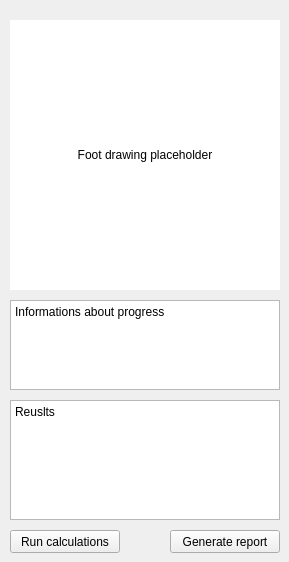
      <widget class="QWidget" name="foot_page">
       <widget class="QPushButton" name="f_run_btn">
        <property name="geometry">
         <rect>
          <x>10</x>
          <y>530</y>
          <width>110</width>
          <height>23</height>
         </rect>
        </property>
        <property name="text">
         <string>Run calculations</string>
        </property>
       </widget>
       <widget class="QLabel" name="f_elementDraw">
        <property name="geometry">
         <rect>
          <x>10</x>
          <y>20</y>
          <width>270</width>
          <height>270</height>
         </rect>
        </property>
        <property name="styleSheet">
         <string notr="true">background-color: rgb(255, 255, 255);</string>
        </property>
        <property name="text">
         <string>Foot drawing placeholder</string>
        </property>
        <property name="scaledContents">
         <bool>true</bool>
        </property>
        <property name="alignment">
         <set>Qt::AlignCenter</set>
        </property>
       </widget>
       <widget class="QTextBrowser" name="f_info_textBrowser">
        <property name="geometry">
         <rect>
          <x>10</x>
          <y>300</y>
          <width>270</width>
          <height>90</height>
         </rect>
        </property>
        <property name="html">
         <string>&lt;!DOCTYPE HTML PUBLIC &quot;-//W3C//DTD HTML 4.0//EN&quot; &quot;http://www.w3.org/TR/REC-html40/strict.dtd&quot;&gt;
&lt;html&gt;&lt;head&gt;&lt;meta name=&quot;qrichtext&quot; content=&quot;1&quot; /&gt;&lt;style type=&quot;text/css&quot;&gt;
p, li { white-space: pre-wrap; }
&lt;/style&gt;&lt;/head&gt;&lt;body style=&quot; font-family:'MS Shell Dlg 2'; font-size:12px; font-weight:400; font-style:normal;&quot;&gt;
&lt;p style=&quot; margin-top:0px; margin-bottom:0px; margin-left:0px; margin-right:0px; -qt-block-indent:0; text-indent:0px;&quot;&gt;&lt;span style=&quot; font-size:12px;&quot;&gt;Informations about progress&lt;/span&gt;&lt;/p&gt;&lt;/body&gt;&lt;/html&gt;</string>
        </property>
       </widget>
       <widget class="QTextBrowser" name="f_results_textBrowser">
        <property name="geometry">
         <rect>
          <x>10</x>
          <y>400</y>
          <width>270</width>
          <height>120</height>
         </rect>
        </property>
        <property name="html">
         <string>&lt;!DOCTYPE HTML PUBLIC &quot;-//W3C//DTD HTML 4.0//EN&quot; &quot;http://www.w3.org/TR/REC-html40/strict.dtd&quot;&gt;
&lt;html&gt;&lt;head&gt;&lt;meta name=&quot;qrichtext&quot; content=&quot;1&quot; /&gt;&lt;style type=&quot;text/css&quot;&gt;
p, li { white-space: pre-wrap; }
&lt;/style&gt;&lt;/head&gt;&lt;body style=&quot; font-family:'MS Shell Dlg 2'; font-size:12px; font-weight:400; font-style:normal;&quot;&gt;
&lt;p style=&quot; margin-top:0px; margin-bottom:0px; margin-left:0px; margin-right:0px; -qt-block-indent:0; text-indent:0px;&quot;&gt;&lt;span style=&quot; font-size:12px;&quot;&gt;Reuslts&lt;/span&gt;&lt;/p&gt;&lt;/body&gt;&lt;/html&gt;</string>
        </property>
       </widget>
       <widget class="QPushButton" name="f_report_btn">
        <property name="geometry">
         <rect>
          <x>170</x>
          <y>530</y>
          <width>110</width>
          <height>23</height>
         </rect>
        </property>
        <property name="text">
         <string>Generate report</string>
        </property>
       </widget>
      </widget>
